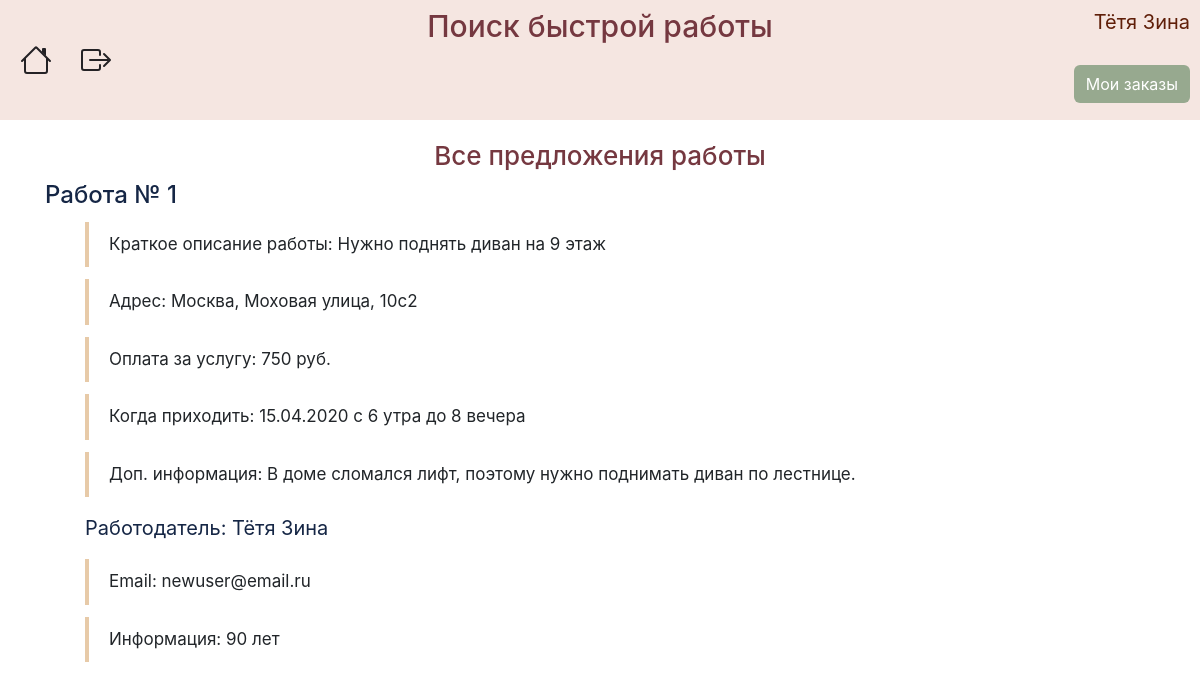
The page /about_job/1 (signed in) on the database as committed earlier.
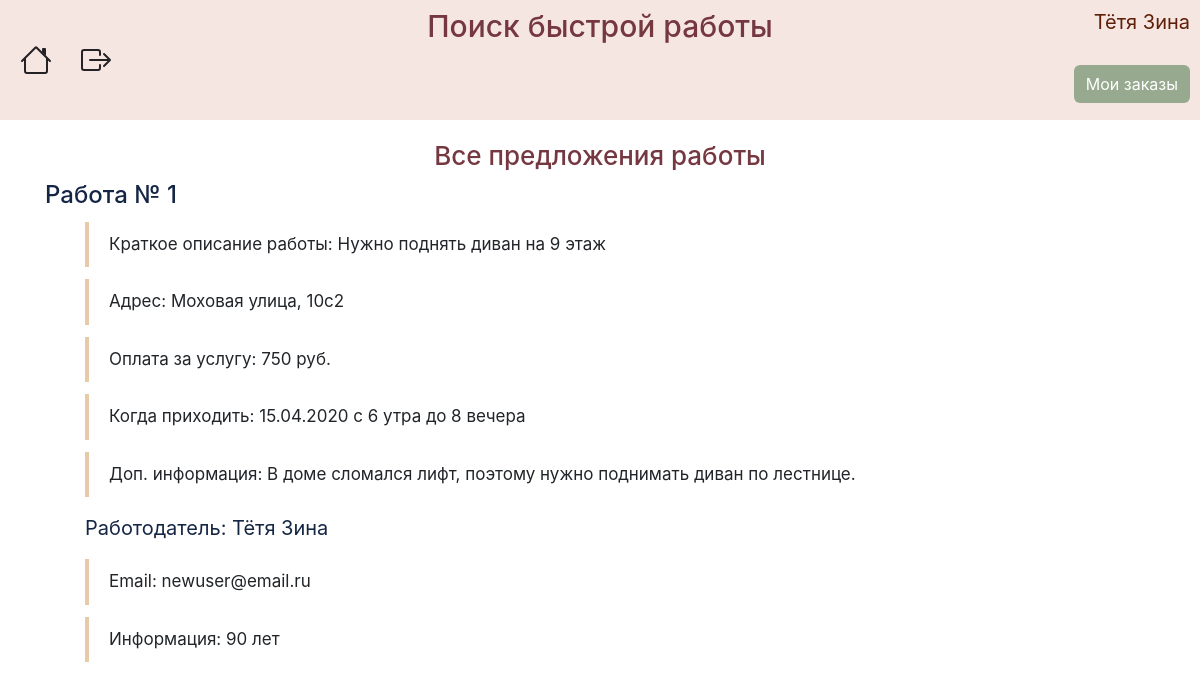
The same page on the database as committed later.
### data/jobs.py (models this page shows)
class Jobs(SqlAlchemyBase):
    __tablename__ = 'jobs'
    id = sqlalchemy.Column(sqlalchemy.Integer,
                           primary_key=True, autoincrement=True)
    employer = sqlalchemy.Column(sqlalchemy.Integer, sqlalchemy.ForeignKey("users.id"))
    description = sqlalchemy.Column(sqlalchemy.String)
    salary = sqlalchemy.Column(sqlalchemy.Integer)
    address = sqlalchemy.Column(sqlalchemy.String)
    info = sqlalchemy.Column(sqlalchemy.String, nullable=True)
    date = sqlalchemy.Column(sqlalchemy.String)
    coords = sqlalchemy.Column(sqlalchemy.String)
    is_finished = sqlalchemy.Column(sqlalchemy.Boolean, default=False)
    employee = sqlalchemy.Column(sqlalchemy.Integer, default=0)
    user = orm.relation('User')

### data/jobs_api.py (the view)
@blueprint.route('/about_job/<int:job_id>', methods=['GET', 'POST'])
@login_required
def about_job(job_id):
    form = Ready()
    session = db_session.create_session()
    job = session.query(Jobs).filter(Jobs.id == job_id).first()
    employer = session.query(User).filter(User.id == job.employer).first()
    if request.method == "POST":
        if form.submit_ready.data:
            job.employee = current_user.id
        if form.submit_refuse.data:
            job.employee = 0
    session.commit()
    return render_template("about.html", job=job, employer=employer, form=form)

### data/db_session.py (called while the page is built)
def create_session() -> Session:
    global __factory
    return __factory()

### main.py (called while the page is built)
def main():
    db_session.global_init("db/jobs.db")
    @login_manager.user_loader
    def load_user(user_id):
        session = db_session.create_session()
        return session.query(User).get(user_id)
    app.register_blueprint(jobs_api.blueprint)
    app.register_blueprint(user_api.blueprint)
    @app.errorhandler(404)
    def not_found(error):
        return make_response(jsonify({'error': 'Not found'}), 404)
    app.run()

### templates/about.html (shortened to what this page needs)
{% extends "base.html" %}
{% block content %}
<h2 class="about-job-title">Все предложения работы</h2>
<h4 class="about-job-number">Работа № {{ job.id }}</h4>
<ul>
    <li>Краткое описание работы: {{ job.description }}</li>
    <li>Адрес: {{ job.address }}</li>
    <li>Оплата за услугу: {{ job.salary }} руб.</li>
    <li>Когда приходить: {{ job.date }}</li>
    <li>Доп. информация: {{ job.info }}</li>
</ul>
<ul><p class="about-job-employer">Работодатель: {{ employer.surname }} {{ employer.name }}</p>
    <li>Email: {{ employer.email }}</li>
    <li>Информация: {{ employer.info }}</li>
</ul>
{% endblock %}

Rows that differ between the two databases and show on the page:
changed Jobs "Нужно поднять диван на 9 этаж": address "Москва, Моховая улица, 10с2" → "Моховая улица, 10с2"
